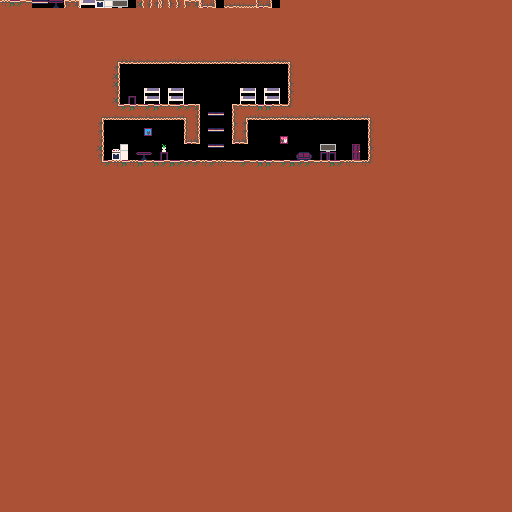

Rendered tile map (Tiled .tmx) drawn with the repository's tilesets; below, a short description and the map source with its tile grids summarised:
An orthogonal 64x64 tile map with 8x8 px tiles, 1 tile layer (Tile Layer 1).

<map version="1.2" tiledversion="1.3.5" orientation="orthogonal" renderorder="right-down" width="64" height="64" tilewidth="8" tileheight="8" infinite="0" backgroundcolor="#000000" nextlayerid="2" nextobjectid="1">
 <tileset firstgid="1" name="tilemap_house" tilewidth="8" tileheight="8" tilecount="64" columns="8">
  <image source="tilemap_house.bmp" width="64" height="64" />
 </tileset>
 <layer id="1" name="Tile Layer 1" width="64" height="64">
  <data>[4096 cells, 3868 non-empty, 43 distinct tile ids]</data>
 </layer>
</map>
